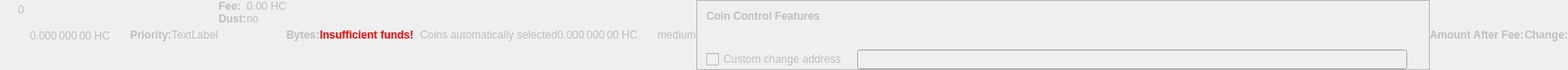
    <widget class="QWidget" name="dummyHideWidget" native="true">
     <property name="enabled">
      <bool>false</bool>
     </property>
     <property name="maximumSize">
      <size>
       <width>100</width>
       <height>22</height>
      </size>
     </property>
     <layout class="QHBoxLayout" name="dummyHideLayout">
      <property name="spacing">
       <number>0</number>
      </property>
      <property name="leftMargin">
       <number>0</number>
      </property>
      <property name="topMargin">
       <number>0</number>
      </property>
      <property name="rightMargin">
       <number>0</number>
      </property>
      <property name="bottomMargin">
       <number>0</number>
      </property>
      <item>
       <layout class="QFormLayout" name="formLayoutCoinControl1">
        <property name="horizontalSpacing">
         <number>10</number>
        </property>
        <property name="verticalSpacing">
         <number>14</number>
        </property>
        <property name="leftMargin">
         <number>10</number>
        </property>
        <property name="topMargin">
         <number>4</number>
        </property>
        <property name="rightMargin">
         <number>6</number>
        </property>
        <item row="0" column="1">
         <widget class="QLabel" name="labelCoinControlBytes">
          <property name="cursor">
           <cursorShape>IBeamCursor</cursorShape>
          </property>
          <property name="contextMenuPolicy">
           <enum>Qt::ActionsContextMenu</enum>
          </property>
          <property name="text">
           <string notr="true">0</string>
          </property>
          <property name="textInteractionFlags">
           <set>Qt::LinksAccessibleByMouse|Qt::TextSelectableByKeyboard|Qt::TextSelectableByMouse</set>
          </property>
         </widget>
        </item>
       </layout>
      </item>
      <item>
       <widget class="QLabel" name="labelCoinControlAfterFee">
        <property name="enabled">
         <bool>false</bool>
        </property>
        <property name="sizePolicy">
         <sizepolicy hsizetype="Fixed" vsizetype="Fixed">
          <horstretch>0</horstretch>
          <verstretch>0</verstretch>
         </sizepolicy>
        </property>
        <property name="minimumSize">
         <size>
          <width>111</width>
          <height>12</height>
         </size>
        </property>
        <property name="maximumSize">
         <size>
          <width>111</width>
          <height>12</height>
         </size>
        </property>
        <property name="cursor">
         <cursorShape>IBeamCursor</cursorShape>
        </property>
        <property name="contextMenuPolicy">
         <enum>Qt::ActionsContextMenu</enum>
        </property>
        <property name="text">
         <string notr="true">0.000 000 00 HC</string>
        </property>
        <property name="textInteractionFlags">
         <set>Qt::LinksAccessibleByMouse|Qt::TextSelectableByKeyboard|Qt::TextSelectableByMouse</set>
        </property>
       </widget>
      </item>
      <item>
       <widget class="QLabel" name="labelCoinControlPriorityText">
        <property name="enabled">
         <bool>false</bool>
        </property>
        <property name="font">
         <font>
          <weight>75</weight>
          <bold>true</bold>
         </font>
        </property>
        <property name="text">
         <string>Priority:</string>
        </property>
       </widget>
      </item>
      <item>
       <layout class="QHBoxLayout" name="horizontalLayout">
        <item>
         <widget class="QLabel" name="WarningLabel">
          <property name="text">
           <string>TextLabel</string>
          </property>
         </widget>
        </item>
       </layout>
      </item>
      <item>
       <layout class="QFormLayout" name="formLayoutCoinControl3">
        <property name="horizontalSpacing">
         <number>0</number>
        </property>
        <property name="verticalSpacing">
         <number>0</number>
        </property>
        <property name="leftMargin">
         <number>0</number>
        </property>
        <property name="topMargin">
         <number>0</number>
        </property>
        <property name="rightMargin">
         <number>0</number>
        </property>
        <item row="0" column="0">
         <widget class="QLabel" name="labelCoinControlFeeText">
          <property name="enabled">
           <bool>false</bool>
          </property>
          <property name="font">
           <font>
            <weight>75</weight>
            <bold>true</bold>
           </font>
          </property>
          <property name="text">
           <string>Fee:</string>
          </property>
          <property name="margin">
           <number>0</number>
          </property>
         </widget>
        </item>
        <item row="0" column="1">
         <widget class="QLabel" name="labelCoinControlFee">
          <property name="enabled">
           <bool>false</bool>
          </property>
          <property name="cursor">
           <cursorShape>IBeamCursor</cursorShape>
          </property>
          <property name="contextMenuPolicy">
           <enum>Qt::ActionsContextMenu</enum>
          </property>
          <property name="text">
           <string notr="true">0.00 HC</string>
          </property>
          <property name="textInteractionFlags">
           <set>Qt::LinksAccessibleByMouse|Qt::TextSelectableByKeyboard|Qt::TextSelectableByMouse</set>
          </property>
         </widget>
        </item>
        <item row="1" column="0">
         <widget class="QLabel" name="labelCoinControlLowOutputText">
          <property name="enabled">
           <bool>false</bool>
          </property>
          <property name="font">
           <font>
            <weight>75</weight>
            <bold>true</bold>
           </font>
          </property>
          <property name="text">
           <string>Dust:</string>
          </property>
         </widget>
        </item>
        <item row="1" column="1">
         <widget class="QLabel" name="labelCoinControlLowOutput">
          <property name="enabled">
           <bool>false</bool>
          </property>
          <property name="cursor">
           <cursorShape>IBeamCursor</cursorShape>
          </property>
          <property name="contextMenuPolicy">
           <enum>Qt::ActionsContextMenu</enum>
          </property>
          <property name="text">
           <string>no</string>
          </property>
          <property name="textInteractionFlags">
           <set>Qt::LinksAccessibleByMouse|Qt::TextSelectableByKeyboard|Qt::TextSelectableByMouse</set>
          </property>
         </widget>
        </item>
       </layout>
      </item>
      <item>
       <widget class="QLabel" name="labelCoinControlBytesText">
        <property name="enabled">
         <bool>false</bool>
        </property>
        <property name="font">
         <font>
          <weight>75</weight>
          <bold>true</bold>
         </font>
        </property>
        <property name="text">
         <string>Bytes:</string>
        </property>
       </widget>
      </item>
      <item>
       <layout class="QFormLayout" name="formLayoutCoinControl2">
        <property name="horizontalSpacing">
         <number>0</number>
        </property>
        <property name="verticalSpacing">
         <number>0</number>
        </property>
        <property name="leftMargin">
         <number>0</number>
        </property>
        <property name="topMargin">
         <number>0</number>
        </property>
        <property name="rightMargin">
         <number>0</number>
        </property>
       </layout>
      </item>
      <item>
       <layout class="QHBoxLayout" name="horizontalLayoutCoinControl2">
        <property name="spacing">
         <number>0</number>
        </property>
        <property name="bottomMargin">
         <number>0</number>
        </property>
       </layout>
      </item>
      <item>
       <widget class="QLabel" name="labelCoinControlInsuffFunds">
        <property name="enabled">
         <bool>false</bool>
        </property>
        <property name="minimumSize">
         <size>
          <width>0</width>
          <height>0</height>
         </size>
        </property>
        <property name="font">
         <font>
          <weight>75</weight>
          <bold>true</bold>
         </font>
        </property>
        <property name="styleSheet">
         <string notr="true">color:red;font-weight:bold;</string>
        </property>
        <property name="text">
         <string>Insufficient funds!</string>
        </property>
        <property name="margin">
         <number>5</number>
        </property>
       </widget>
      </item>
      <item>
       <layout class="QFormLayout" name="formLayoutCoinControl4">
        <property name="horizontalSpacing">
         <number>0</number>
        </property>
        <property name="verticalSpacing">
         <number>0</number>
        </property>
        <property name="leftMargin">
         <number>0</number>
        </property>
        <property name="topMargin">
         <number>0</number>
        </property>
        <property name="rightMargin">
         <number>0</number>
        </property>
       </layout>
      </item>
      <item>
       <widget class="QLabel" name="labelCoinControlChangeLabel">
        <property name="enabled">
         <bool>false</bool>
        </property>
        <property name="sizePolicy">
         <sizepolicy hsizetype="Preferred" vsizetype="Expanding">
          <horstretch>0</horstretch>
          <verstretch>0</verstretch>
         </sizepolicy>
        </property>
        <property name="minimumSize">
         <size>
          <width>0</width>
          <height>0</height>
         </size>
        </property>
        <property name="text">
         <string/>
        </property>
        <property name="margin">
         <number>3</number>
        </property>
       </widget>
      </item>
      <item>
       <widget class="QLabel" name="labelCoinControlAutomaticallySelected">
        <property name="enabled">
         <bool>false</bool>
        </property>
        <property name="sizePolicy">
         <sizepolicy hsizetype="Fixed" vsizetype="Fixed">
          <horstretch>0</horstretch>
          <verstretch>0</verstretch>
         </sizepolicy>
        </property>
        <property name="minimumSize">
         <size>
          <width>0</width>
          <height>0</height>
         </size>
        </property>
        <property name="maximumSize">
         <size>
          <width>240</width>
          <height>16777215</height>
         </size>
        </property>
        <property name="text">
         <string>Coins automatically selected</string>
        </property>
        <property name="margin">
         <number>5</number>
        </property>
       </widget>
      </item>
      <item>
       <widget class="QLabel" name="labelCoinControlChange">
        <property name="enabled">
         <bool>false</bool>
        </property>
        <property name="sizePolicy">
         <sizepolicy hsizetype="Fixed" vsizetype="Fixed">
          <horstretch>0</horstretch>
          <verstretch>0</verstretch>
         </sizepolicy>
        </property>
        <property name="minimumSize">
         <size>
          <width>111</width>
          <height>0</height>
         </size>
        </property>
        <property name="maximumSize">
         <size>
          <width>111</width>
          <height>16777215</height>
         </size>
        </property>
        <property name="cursor">
         <cursorShape>IBeamCursor</cursorShape>
        </property>
        <property name="contextMenuPolicy">
         <enum>Qt::ActionsContextMenu</enum>
        </property>
        <property name="text">
         <string notr="true">0.000 000 00 HC</string>
        </property>
        <property name="textInteractionFlags">
         <set>Qt::LinksAccessibleByMouse|Qt::TextSelectableByKeyboard|Qt::TextSelectableByMouse</set>
        </property>
       </widget>
      </item>
      <item>
       <widget class="QLabel" name="labelCoinControlPriority">
        <property name="enabled">
         <bool>false</bool>
        </property>
        <property name="cursor">
         <cursorShape>IBeamCursor</cursorShape>
        </property>
        <property name="contextMenuPolicy">
         <enum>Qt::ActionsContextMenu</enum>
        </property>
        <property name="text">
         <string>medium</string>
        </property>
        <property name="textInteractionFlags">
         <set>Qt::LinksAccessibleByMouse|Qt::TextSelectableByKeyboard|Qt::TextSelectableByMouse</set>
        </property>
       </widget>
      </item>
      <item>
       <widget class="QFrame" name="frameCoinControl">
        <property name="sizePolicy">
         <sizepolicy hsizetype="Expanding" vsizetype="Expanding">
          <horstretch>0</horstretch>
          <verstretch>0</verstretch>
         </sizepolicy>
        </property>
        <property name="maximumSize">
         <size>
          <width>16777215</width>
          <height>16777215</height>
         </size>
        </property>
        <property name="frameShape">
         <enum>QFrame::StyledPanel</enum>
        </property>
        <property name="frameShadow">
         <enum>QFrame::Sunken</enum>
        </property>
        <layout class="QVBoxLayout" name="verticalLayoutCoinControl2_2">
         <property name="spacing">
          <number>0</number>
         </property>
         <property name="leftMargin">
          <number>0</number>
         </property>
         <property name="topMargin">
          <number>0</number>
         </property>
         <property name="rightMargin">
          <number>0</number>
         </property>
         <property name="bottomMargin">
          <number>0</number>
         </property>
         <item>
          <layout class="QVBoxLayout" name="verticalLayoutCoinControl" stretch="0,0,0,1">
           <property name="spacing">
            <number>0</number>
           </property>
           <property name="leftMargin">
            <number>10</number>
           </property>
           <property name="topMargin">
            <number>10</number>
           </property>
           <item>
            <layout class="QHBoxLayout" name="horizontalLayoutCoinControl1">
             <property name="bottomMargin">
              <number>15</number>
             </property>
             <item>
              <widget class="QLabel" name="labelCoinControlFeatures">
               <property name="enabled">
                <bool>false</bool>
               </property>
               <property name="sizePolicy">
                <sizepolicy hsizetype="Preferred" vsizetype="Maximum">
                 <horstretch>0</horstretch>
                 <verstretch>0</verstretch>
                </sizepolicy>
               </property>
               <property name="font">
                <font>
                 <weight>75</weight>
                 <bold>true</bold>
                </font>
               </property>
               <property name="styleSheet">
                <string notr="true">font-weight:bold;</string>
               </property>
               <property name="text">
                <string>Coin Control Features</string>
               </property>
              </widget>
             </item>
            </layout>
           </item>
           <item>
            <widget class="QWidget" name="widgetCoinControl" native="true">
             <property name="sizePolicy">
              <sizepolicy hsizetype="Preferred" vsizetype="Preferred">
               <horstretch>0</horstretch>
               <verstretch>0</verstretch>
              </sizepolicy>
             </property>
             <property name="minimumSize">
              <size>
               <width>0</width>
               <height>0</height>
              </size>
             </property>
             <property name="styleSheet">
              <string notr="true"/>
             </property>
             <layout class="QHBoxLayout" name="horizontalLayoutCoinControl5_2">
              <property name="leftMargin">
               <number>0</number>
              </property>
              <property name="topMargin">
               <number>0</number>
              </property>
              <property name="rightMargin">
               <number>0</number>
              </property>
              <property name="bottomMargin">
               <number>0</number>
              </property>
              <item>
               <layout class="QHBoxLayout" name="horizontalLayoutCoinControl3">
                <property name="spacing">
                 <number>20</number>
                </property>
                <property name="topMargin">
                 <number>0</number>
                </property>
                <property name="bottomMargin">
                 <number>10</number>
                </property>
               </layout>
              </item>
             </layout>
            </widget>
           </item>
           <item>
            <layout class="QHBoxLayout" name="horizontalLayoutCoinControl4" stretch="0,0,0">
             <property name="spacing">
              <number>12</number>
             </property>
             <property name="sizeConstraint">
              <enum>QLayout::SetDefaultConstraint</enum>
             </property>
             <property name="topMargin">
              <number>5</number>
             </property>
             <property name="rightMargin">
              <number>5</number>
             </property>
             <item>
              <widget class="QCheckBox" name="checkBoxCoinControlChange">
               <property name="enabled">
                <bool>false</bool>
               </property>
               <property name="toolTip">
                <string>If this is activated, but the change address is empty or invalid, change will be sent to a newly generated address.</string>
               </property>
               <property name="text">
                <string>Custom change address</string>
               </property>
              </widget>
             </item>
             <item>
              <widget class="QValidatedLineEdit" name="lineEditCoinControlChange">
               <property name="enabled">
                <bool>false</bool>
               </property>
               <property name="sizePolicy">
                <sizepolicy hsizetype="Expanding" vsizetype="Fixed">
                 <horstretch>0</horstretch>
                 <verstretch>0</verstretch>
                </sizepolicy>
               </property>
              </widget>
             </item>
             <item>
              <widget class="QLabel" name="labelCoinControlChangeLabel_2">
               <property name="sizePolicy">
                <sizepolicy hsizetype="Preferred" vsizetype="Expanding">
                 <horstretch>0</horstretch>
                 <verstretch>0</verstretch>
                </sizepolicy>
               </property>
               <property name="minimumSize">
                <size>
                 <width>0</width>
                 <height>0</height>
                </size>
               </property>
               <property name="text">
                <string/>
               </property>
               <property name="margin">
                <number>3</number>
               </property>
              </widget>
             </item>
            </layout>
           </item>
           <item>
            <spacer name="verticalSpacerCoinControl">
             <property name="orientation">
              <enum>Qt::Vertical</enum>
             </property>
             <property name="sizeHint" stdset="0">
              <size>
               <width>800</width>
               <height>1</height>
              </size>
             </property>
            </spacer>
           </item>
          </layout>
         </item>
        </layout>
       </widget>
      </item>
      <item>
       <widget class="QLabel" name="labelCoinControlAfterFeeText">
        <property name="enabled">
         <bool>false</bool>
        </property>
        <property name="minimumSize">
         <size>
          <width>0</width>
          <height>0</height>
         </size>
        </property>
        <property name="maximumSize">
         <size>
          <width>16777215</width>
          <height>16777215</height>
         </size>
        </property>
        <property name="font">
         <font>
          <weight>75</weight>
          <bold>true</bold>
         </font>
        </property>
        <property name="text">
         <string>Amount After Fee:</string>
        </property>
        <property name="alignment">
         <set>Qt::AlignLeading|Qt::AlignLeft|Qt::AlignVCenter</set>
        </property>
        <property name="margin">
         <number>0</number>
        </property>
       </widget>
      </item>
      <item>
       <widget class="QLabel" name="labelCoinControlChangeText">
        <property name="enabled">
         <bool>false</bool>
        </property>
        <property name="sizePolicy">
         <sizepolicy hsizetype="Preferred" vsizetype="Preferred">
          <horstretch>0</horstretch>
          <verstretch>0</verstretch>
         </sizepolicy>
        </property>
        <property name="minimumSize">
         <size>
          <width>0</width>
          <height>0</height>
         </size>
        </property>
        <property name="maximumSize">
         <size>
          <width>16777215</width>
          <height>16777215</height>
         </size>
        </property>
        <property name="font">
         <font>
          <weight>75</weight>
          <bold>true</bold>
         </font>
        </property>
        <property name="text">
         <string>Change:</string>
        </property>
        <property name="alignment">
         <set>Qt::AlignLeading|Qt::AlignLeft|Qt::AlignVCenter</set>
        </property>
       </widget>
      </item>
     </layout>
    </widget>
